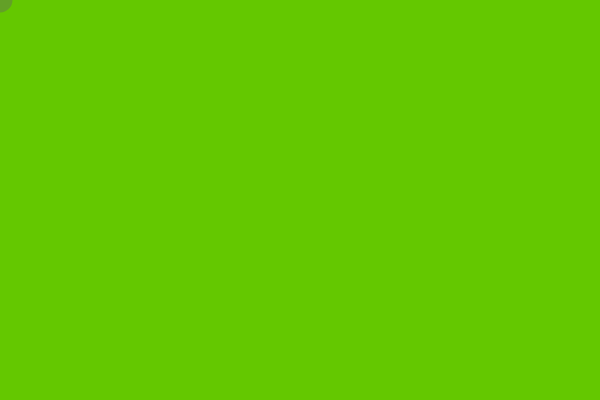
Frame 1 (no input)
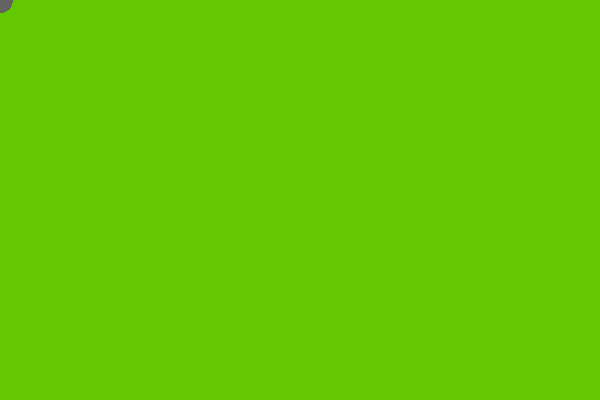
Frame 60 (no input)
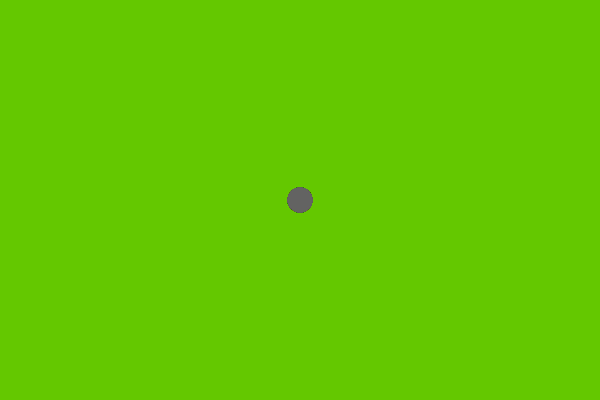
Frame 120 (the mouse pressed at the canvas centre since frame 60)

The p5.js sketch that drew these frames (run headless with seeded random() and noise() and a simulated clock; from frame 60 on, the mouse is pressed at the canvas centre):

// p5.js sketch
// ── sketch.js
function setup() {
  createCanvas (600,400);
  background (100,200,0);
}

function draw() {
  noStroke()
  fill (100,100,100,100);
  ellipse (mouseX, mouseY,25,25);
  
}

function mousePressed() {
background (100,200,0);
}
